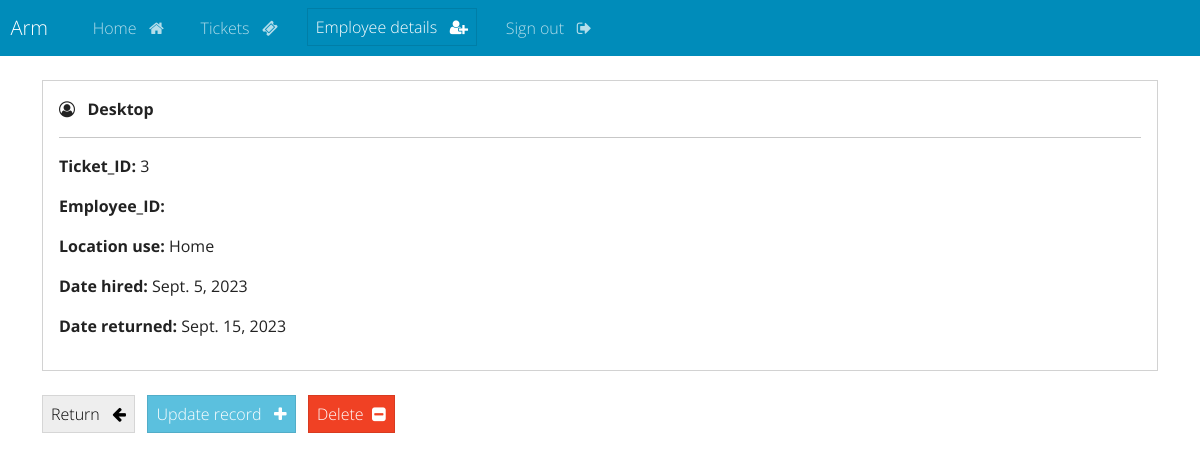
Page /view-ticket/3/ (signed in) on the committed database.
### webapp/models.py (models this page shows)
class Tickets(models.Model):
    user = models.ForeignKey(User, on_delete=models.CASCADE)
    item = models.CharField(max_length=8, choices=ITEMS)
    location_use = models.CharField(max_length=6, choices=LOCATION_USE)
    date_hired = models.DateField(max_length=8)
    date_returned = models.DateField(max_length=8)

### webapp/views.py (the view)
# urls.py: path('view-ticket/<int:pk>/', views.singular_ticket_record, name="view-ticket"),
@login_required(login_url='my-login')
def singular_ticket_record(request, pk):
    ticket_records= Tickets.objects.get(id=pk)
    context = {'ticket_records': ticket_records}
    return render(request, 'webapp/view-ticket.html', context=context)

### webapp/templates/webapp/view-ticket.html (shortened to what this page needs)
{% extends 'webapp/base.html' %}
{% block content %}
    <div class="card">
        <div class="card-body">
            <i class="fa fa-user-circle-o" aria-hidden="true"></i> &nbsp;
            <strong>
                {{ticket_records.item}}
            </strong>
            <hr>
            <p> <strong> Ticket_ID: </strong> {{ticket_records.id}} </p>
            <p> <strong> Employee_ID: </strong> {{ticket_records.employee_ID}} </p>
            <p> <strong> Location use: </strong> {{ticket_records.location_use}} </p>
            <p> <strong> Date hired: </strong> {{ticket_records.date_hired}} </p>
            <p> <strong> Date returned: </strong> {{ticket_records.date_returned}} </p>
        </div>
    </div>
    <br>
    <a href="{% url 'tickets' %}" class="btn btn-secondary"> Return &nbsp; <i class="fa fa-arrow-left" aria-hidden="true"></i> </a>
    <a href="{% url 'update-ticket-record' ticket_records.id  %}" class="btn btn-info"> Update record &nbsp; <i class="fa fa-plus" aria-hidden="true"></i> </a>
    <a href="{% url 'delete-ticket-record' ticket_records.id %}" class="btn btn-danger"> Delete &nbsp;<i class="fa fa-minus-square" aria-hidden="true"></i> </a>
{% endblock %}

### rows in the picture
Tickets: item "Desktop", id "3", location_use "Home", date_hired "Sept. 5, 2023", date_returned "Sept. 15, 2023"
